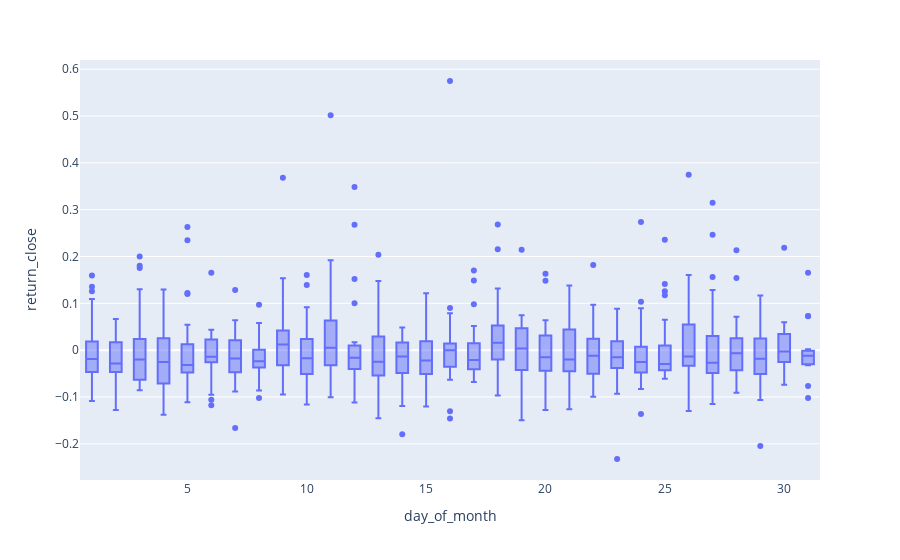

The notebook cell saved with this chart:
### Code cell
px.box(df,x='day_of_month',y='return_close')

### Figure 1 — Plotly figure (JSON) as saved in the notebook; plotly's stock layout.template omitted (floating-point values rounded to 4 significant figures; data arrays with more than 128 entries replaced by an {"elided": "..."} marker saying what was removed)
{"data": [{"alignmentgroup": "True", "hovertemplate": "day_of_month=%{x}<br>return_close=%{y}<extra></extra>", "legendgroup": "", "marker": {"color": "#636efa"}, "name": "", "notched": false, "offsetgroup": "", "orientation": "v", "showlegend": false, "type": "box", "x": {"elided": "878 int values"}, "x0": " ", "xaxis": "x", "y": {"elided": "878 float values"}, "y0": " ", "yaxis": "y"}], "layout": {"boxmode": "group", "legend": {"tracegroupgap": 0}, "margin": {"t": 60}, "xaxis": {"anchor": "y", "domain": [0, 1], "title": {"text": "day_of_month"}}, "yaxis": {"anchor": "x", "domain": [0, 1], "title": {"text": "return_close"}}}}
